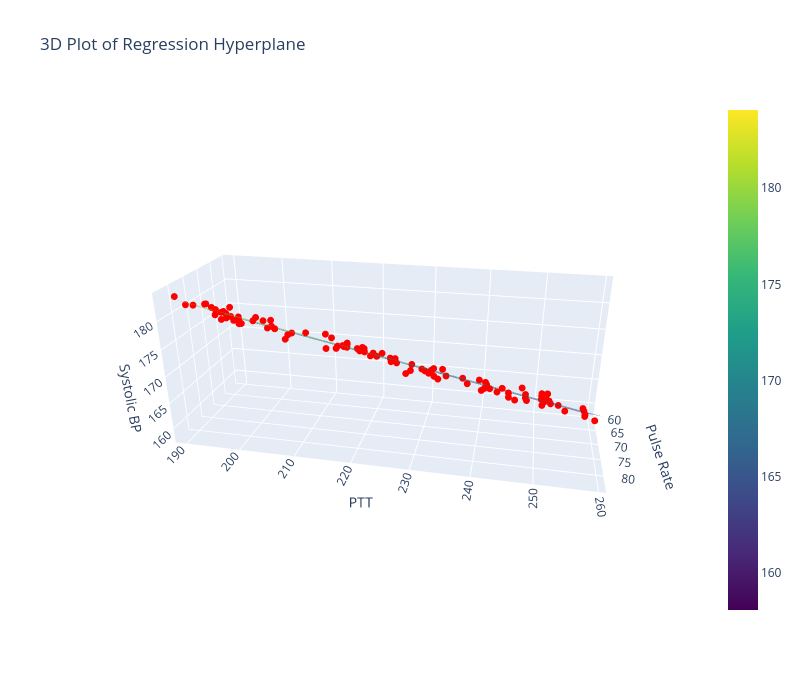

The cell this chart's notebook holds for it:
### Code cell
# Lets replot above using plotly: Mind that the file size would increase with use of plotly.

import plotly.graph_objects as go

# Assume df is already defined with Pulse_Rate, PTT, Systolic_BP
# Create meshgrid
pulse_range = np.linspace(df['Pulse_Rate'].min(), df['Pulse_Rate'].max(), 30)
ptt_range = np.linspace(df['PTT'].min(), df['PTT'].max(), 30)
pulse_grid, ptt_grid = np.meshgrid(pulse_range, ptt_range)

# Compute predicted SBP values using regression equation
sbp_grid = a0 + a1 * pulse_grid + a2 * ptt_grid

# Create the surface trace (regression plane)
surface = go.Surface(
    x=pulse_grid,
    y=ptt_grid,
    z=sbp_grid,
    colorscale='Viridis',
    opacity=0.5,
    name='Regression Plane'
)

# Create the scatter trace (original data points)
scatter = go.Scatter3d(
    x=df['Pulse_Rate'],
    y=df['PTT'],
    z=df['Systolic_BP'],
    mode='markers',
    marker=dict(size=4, color='red'),
    name='Data Points'
)

# Combine and plot
fig = go.Figure(data=[surface, scatter])
fig.update_layout(
    title='3D Plot of Regression Hyperplane',
    scene=dict(
        xaxis_title='Pulse Rate',
        yaxis_title='PTT',
        zaxis_title='Systolic BP'
    ),
    width=800,
    height=700
)

fig.show()

### Figure 1 — Plotly figure (JSON) as saved in the notebook; plotly's stock layout.template omitted (floating-point values rounded to 4 significant figures; data arrays with more than 128 entries replaced by an {"elided": "..."} marker saying what was removed)
{"data": [{"colorscale": [[0, "#440154"], [0.1111, "#482878"], [0.2222, "#3e4989"], [0.3333, "#31688e"], [0.4444, "#26828e"], [0.5556, "#1f9e89"], [0.6667, "#35b779"], [0.7778, "#6ece58"], [0.8889, "#b5de2b"], [1, "#fde725"]], "name": "Regression Plane", "opacity": 0.5, "type": "surface", "x": {"elided": "30x30 float values"}, "y": {"elided": "30x30 float values"}, "z": {"elided": "30x30 float values"}}, {"marker": {"color": "red", "size": 4}, "mode": "markers", "name": "Data Points", "type": "scatter3d", "x": [66, 79, 74, 70, 67, 80, 66, 78, 82, 70, 70, 83, 80, 63, 67, 83, 62, 81, 80, 61, 83, 71, 65, 61, 80, 60, 71, 81, 71, 84, 76, 69, 75, 74, 74, 78, 71, 82, 79, 84, 62, 64, 78, 66, 80, 68, 66, 77, 63, 84, 73, 77, 68, 80, 61, 79, 74, 66, 71, 67, 74, 62, 73, 76, 63, 77, 67, 63, 61, 65, 81, 69, 63, 81, 77, 71, 61, 69, 63, 73, 75, 74, 67, 73, 82, 84, 67, 80, 75, 72, 77, 74, 80, 83, 84, 72, 68, 74, 72, 60], "y": [198, 190, 197, 252, 200, 197, 224, 224, 222, 194, 230, 217, 196, 201, 223, 222, 237, 212, 251, 226, 233, 224, 254, 236, 192, 190, 194, 203, 216, 198, 204, 231, 240, 252, 241, 193, 212, 204, 232, 218, 225, 202, 221, 248, 217, 255, 231, 234, 251, 246, 195, 217, 217, 233, 219, 251, 251, 190, 216, 251, 192, 259, 216, 198, 251, 226, 240, 233, 213, 248, 221, 241, 251, 247, 241, 201, 228, 191, 192, 245, 248, 191, 191, 243, 190, 208, 191, 242, 233, 221, 259, 221, 257, 244, 245, 206, 227, 213, 258, 259], "z": [174.3, 181.2, 177.3, 164.9, 174.9, 180.7, 167.9, 174.8, 177.1, 175.5, 168.6, 178.9, 181.1, 169.6, 169.2, 177.7, 163, 178.6, 171.1, 165.6, 174.5, 170.3, 161.7, 163.6, 181.6, 172.4, 176.6, 180, 173, 181.7, 177.3, 168.4, 170.1, 166.4, 169.3, 181.2, 171.8, 181, 172.4, 177.6, 164, 171, 174.8, 163.1, 176.3, 162.2, 167.4, 172.4, 161.6, 171.5, 179.1, 175.2, 171, 172.4, 166.7, 169.6, 166.7, 175.6, 173.2, 162.4, 179.2, 159.5, 173.3, 177.3, 162.3, 173.6, 164.3, 164.7, 168.1, 163.3, 176.2, 166.5, 162.8, 172.2, 169.6, 174.9, 164.8, 175.1, 172.2, 166.4, 167.1, 179.8, 174.7, 167.2, 183.6, 180.1, 175.6, 171.1, 169.6, 172.1, 165.6, 172.4, 168.1, 172.8, 172.6, 174.7, 167.5, 175.8, 163.6, 159]}], "layout": {"height": 700, "scene": {"aspectmode": "auto", "aspectratio": {"x": 0.6848, "y": 1.969, "z": 0.7418}, "camera": {"center": {"x": 0, "y": 0, "z": 0}, "eye": {"x": 2.66, "y": 0.5628, "z": 1.185}, "projection": {"type": "perspective"}, "up": {"x": 0, "y": 0, "z": 1}}, "xaxis": {"title": {"text": "Pulse Rate"}, "type": "linear"}, "yaxis": {"title": {"text": "PTT"}, "type": "linear"}, "zaxis": {"title": {"text": "Systolic BP"}, "type": "linear"}}, "title": {"text": "3D Plot of Regression Hyperplane"}, "width": 800}}
